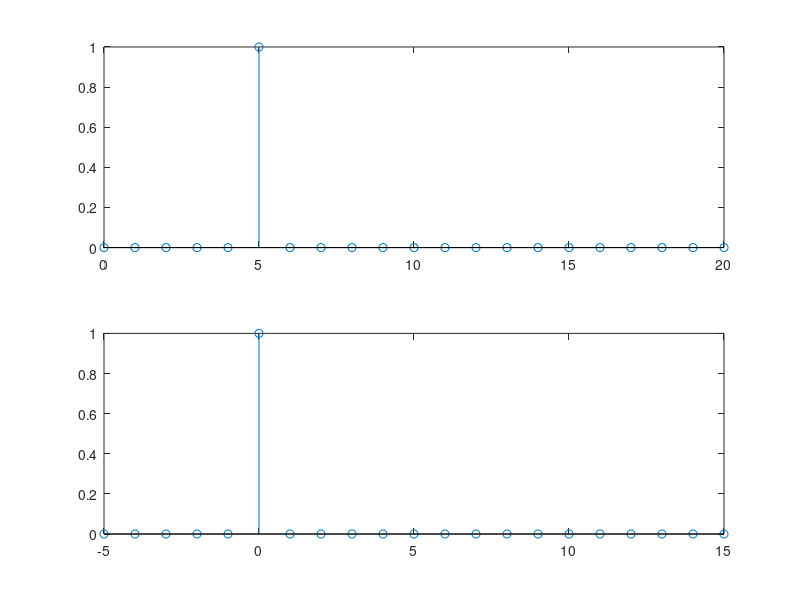
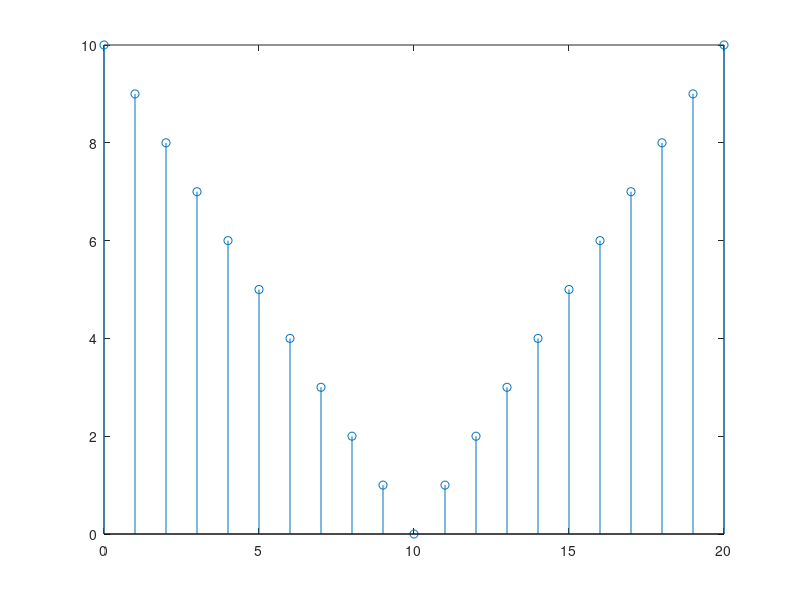
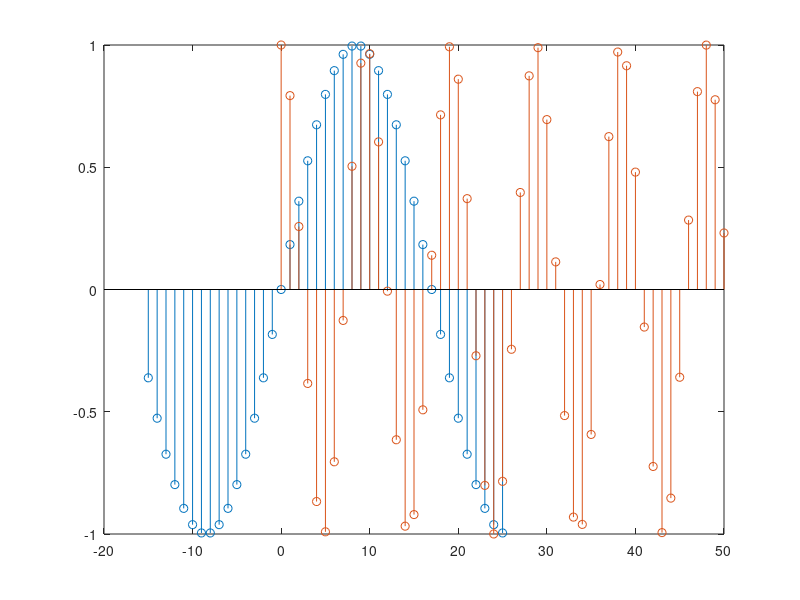
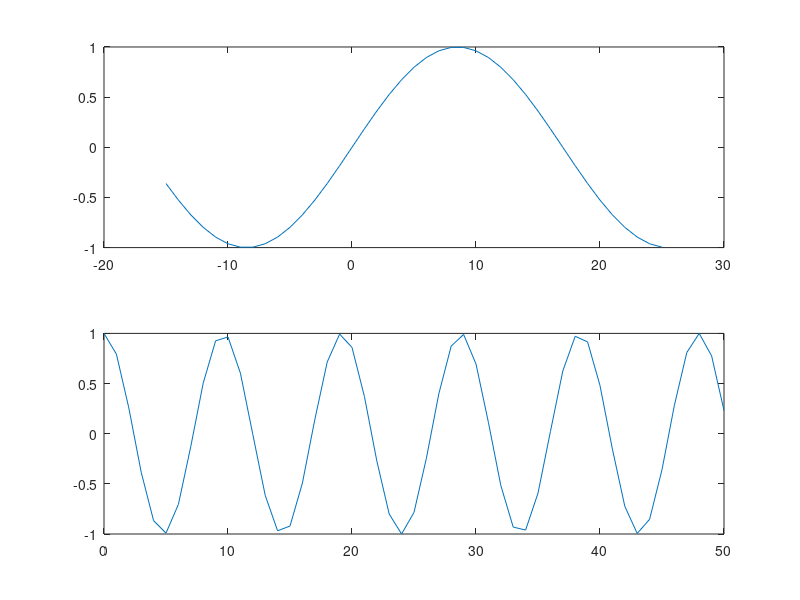

Source code (MATLAB) for these figures, in order:
%Subpunctul a)
z=zeros(1,21); %generez vectorcul cu 21 de elemente
z(6)=z(6) +1;
n=0:20; 
m=-5:15;
figure(1)
subplot(2,1,1)  %folosesc subplot pt a reprezenta 2 grafice in aceeasi fereastra
stem(n,z)       %reprezint valorile vectorului z in functie de valorile vectorului n
subplot(2,1,2)
stem(m,z)

%Subpunctul b)
t=abs(10-n);   %generez vectorul t
figure(2)     %folosesc figure pt a putea vedea mai multe grafice dupa rulare
stem(n,t)

%Subpunctul c)
n=-15:25;
m=0:50;
x1=sin(pi*n/17);  
figure(3)
stem(n,x1)         %afisez primul semnal si pastrez acelasi grafic 
hold on           %pentru urmatoare afisare
x2=cos(pi*m/sqrt(23));
stem(m,x2)     
figure(4)      %in figura 4 vor aparea reprezentarea lui x1, respectiv x2
subplot(2,1,1)
plot(n,x1)
subplot(2,1,2)
plot(m,x2)



